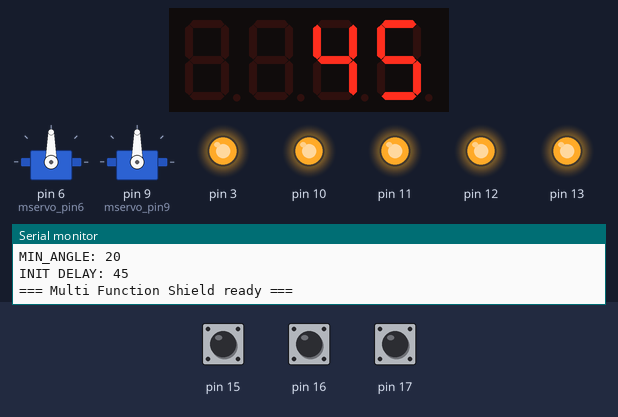
A program run on a simulated Arduino Pro Mini, built with avr-gcc and run on an emulated ATmega328P. Shown: 2 × servo, 4-digit seven-segment display, output pins drawn as LEDs (lit = HIGH), the last lines printed to the serial monitor. The test bench sets the inputs (shaded band); at power-on: pin 15 HIGH, pin 16 HIGH, pin 17 HIGH.

Above: at 1.2 s.
1.3 s: pin 15 pulled LOW for 0.15 s
At 1.48 s:
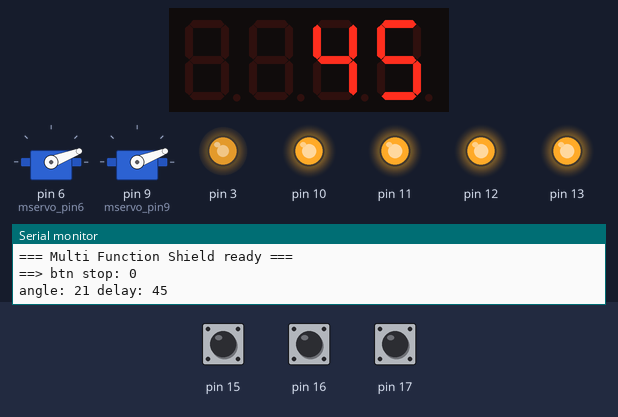
2.0 s: pin 16 pulled LOW for 3.2 s
At 4.55 s:
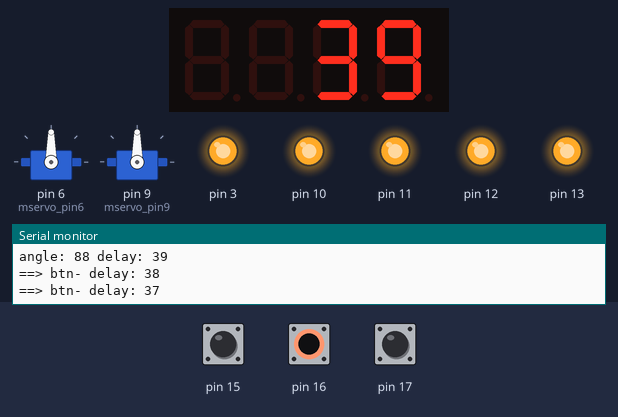
5.8 s: pin 15 pulled LOW for 1 s
At 7.4 s:
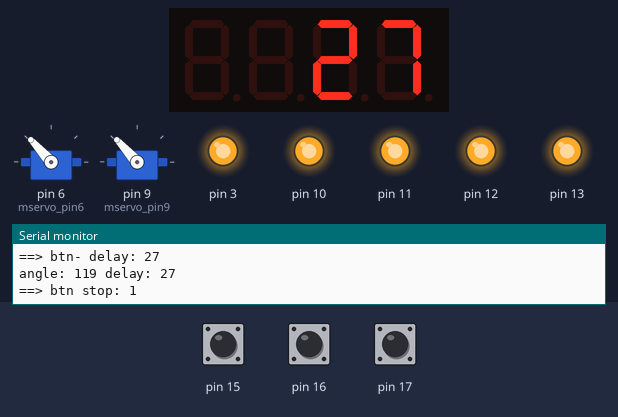
8.3 s: pin 17 pulled LOW for 3.2 s
At 8.8 s:
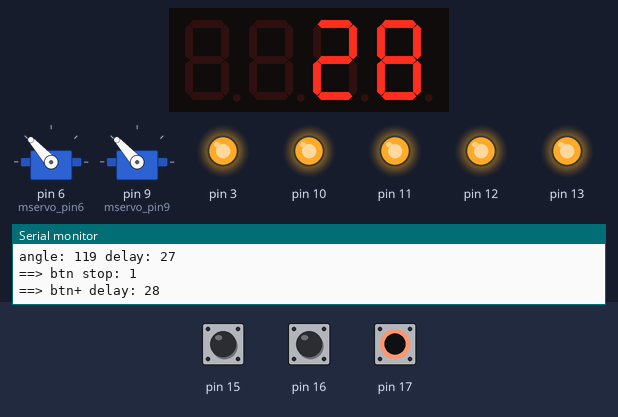
13.0 s: pin 15 pulled LOW for 0.15 s
At 13.18 s:
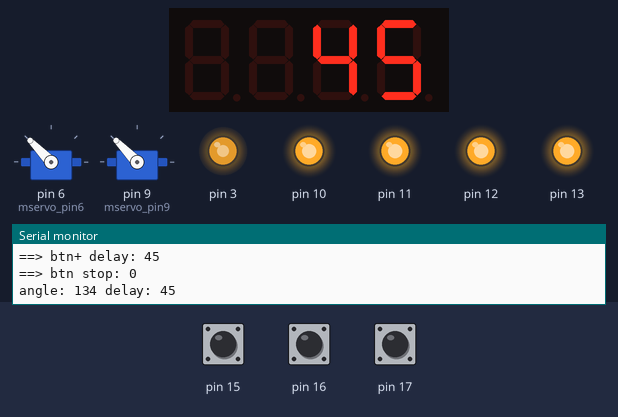
13.7 s: pin 15 pulled LOW for 3.2 s
Timing chart, 0 to 18.5 s (numbered marks = the images above; inputs shaded):
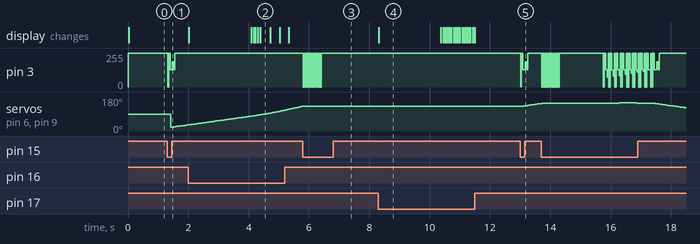

Measured:
- after the input at 1.3 s, pin 3: 255/255 → 128/255 at once, → 255/255 0.16 s later
- after the input at 2.0 s, the display: first changes at once (image 2 shows a later state)
- after the input at 5.8 s, pin 3: alternates 255/255 for 0.04 s and 0/255 for 0.03 s, 18 changes in all, then stays 255/255, starting at once; servo on pin 6 (mservo_pin6), servo on pin 9 (mservo_pin9): goes on until 5.8 s, then stays 132°
- after the input at 8.3 s, the display: changes at once (image 4)
- after the input at 13.0 s, pin 3: 255/255 → 128/255 at once, → 255/255 0.16 s later; servo on pin 6 (mservo_pin6), servo on pin 9 (mservo_pin9): moves from 132° to 145° over 0.55 s, starting after 0.11 s

The program:

main.cpp
```cpp
//  AUTHOR: Rob Tillaart & MFS version: @hpsaturn
// VERSION: 0.1.2
// PURPOSE: DHT library test sketch for DHT22 && Arduino
//     URL:
// HISTORY:
// 0.1.0 initial version
// 0.1.2 Multi functional Shield support
//
// Released to the public domain
#include <MultiFuncShield.h>
#include <Servo.h>
#include <Wire.h>

Servo mservo_pin6;
Servo mservo_pin9;

#define MAX_ANGLE 150
#define MIN_ANGLE 20

uint16_t pos = MIN_ANGLE;
bool stop = true;
uint16_t servo_delay = 45;

void display(int value) {
    MFS.write(value);
}

void mfsLoop() {

    byte btn = MFS.getButton();
    MFS.manualDisplayRefresh();
    MFS.isrCallBack();

    if (btn == BUTTON_1_PRESSED || btn == BUTTON_1_LONG_PRESSED) {
        Serial.print("==> btn stop: ");
        stop = !stop;
        Serial.println(stop);
        if (stop) MFS.beep(3, 4, 3, 3);
        else MFS.beep(1, 1, 3, 3, 1);
        delay(100);
    } else if (btn == BUTTON_2_PRESSED || btn == BUTTON_2_LONG_PRESSED) {
        Serial.print("==> btn- delay: ");
        if (servo_delay > 0) servo_delay--;
        Serial.println(servo_delay);
    } else if (btn == BUTTON_3_PRESSED || btn == BUTTON_3_LONG_PRESSED) {
        Serial.print("==> btn+ delay: ");
        if (servo_delay < 255) servo_delay++;
        Serial.println(servo_delay);
    }

    display(servo_delay);

}

void setup() {
    Serial.begin(115200);
    delay(10);
    Serial.println();
    Serial.println("================================");
    Serial.println("====== SERVO MFS TESTER  =======");
    Serial.println("================================");

    mservo_pin6.attach(6);
    mservo_pin9.attach(9);

    // Timer1.initialize();
    // MFS.initialize(&Timer1);  // initialize multifunction shield library
    MFS.initialize();  // initialize multifunction shield library
    Serial.println("");
    Serial.println("Parameters:");Serial.println("");
    Serial.print("MAX_ANGLE: ");  Serial.println(MAX_ANGLE);
    Serial.print("MIN_ANGLE: ");  Serial.println(MIN_ANGLE);
    Serial.print("INIT DELAY: "); Serial.println(servo_delay);
    Serial.println("");
    Serial.println("=== Multi Function Shield ready ===");
}

bool toggle;

void servoLoop() {
    static uint_fast32_t timeStamp = 0;
    if (millis() - timeStamp > servo_delay) {
        timeStamp = millis();
        // in steps of 1 degree
        mservo_pin6.write(pos);  // tell servo to go to position in variable 'pos'
        mservo_pin9.write(pos);  // tell servo to go to position in variable 'pos'
        if (pos == MAX_ANGLE || pos == MIN_ANGLE) toggle = !toggle;
        if (toggle) pos++;
        else pos--;
    }
}

void logLoop() {
    static uint_fast32_t timeStamp = 0;
    if (millis() - timeStamp > 500) {
        timeStamp = millis();
        Serial.print("angle: "); Serial.print(pos);
        Serial.print(" delay: "); Serial.println(servo_delay);
    }
}

void loop() {
    if (!stop) {
        servoLoop();
        logLoop();
    }
    mfsLoop();
}
```
